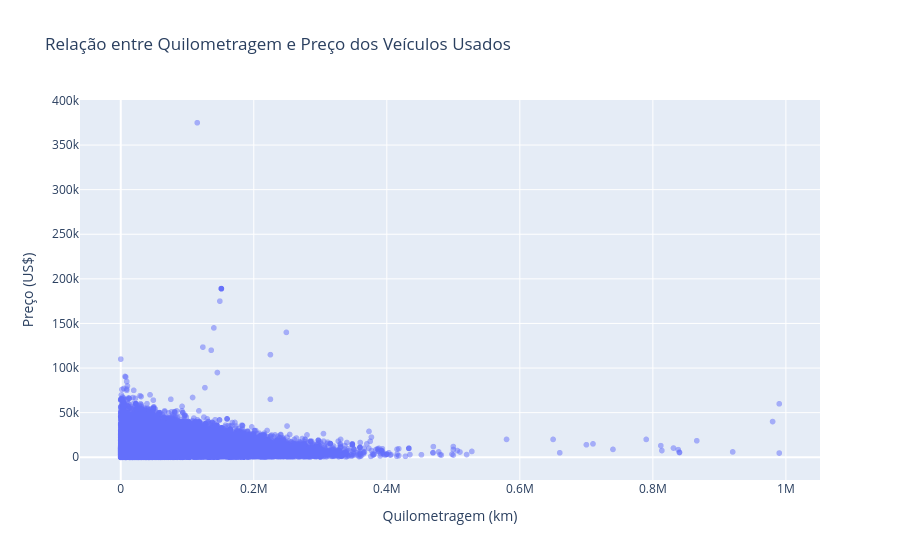

The code cell stored with this chart in its notebook:
### Markdown cell above
## Relação entre Quilometragem e Preço dos Veículos Usados

O gráfico de dispersão apresenta a relação entre a quilometragem dos veículos (odômetro) e seus respectivos preços.

É possível observar uma tendência de redução do preço conforme a quilometragem aumenta, indicando que veículos mais rodados geralmente possuem menor valor de mercado. Também existem alguns pontos fora do padrão, representando veículos com preços elevados mesmo apresentando alta quilometragem, que podem estar relacionados a características específicas como marca, modelo ou estado de conservação.

### Code cell
fig = px.scatter(
    df,
    x='odometer',
    y='price',
    title='Relação entre Quilometragem e Preço dos Veículos Usados',
    labels={
        'odometer': 'Quilometragem (km)',
        'price': 'Preço (US$)'
    },
    opacity=0.5,
)

fig.show()

### Figure 1 — Plotly figure (JSON) as saved in the notebook; plotly's stock layout.template omitted (floating-point values rounded to 4 significant figures; data arrays with more than 128 entries replaced by an {"elided": "..."} marker saying what was removed)
{"data": [{"hovertemplate": "Quilometragem (km)=%{x}<br>Preço (US$)=%{y}<extra></extra>", "legendgroup": "", "marker": {"color": "#636efa", "opacity": 0.5, "symbol": "circle"}, "mode": "markers", "name": "", "showlegend": false, "type": "scattergl", "x": {"elided": "51525 float values"}, "xaxis": "x", "y": {"elided": "51525 int values"}, "yaxis": "y"}], "layout": {"legend": {"tracegroupgap": 0}, "title": {"text": "Relação entre Quilometragem e Preço dos Veículos Usados"}, "xaxis": {"anchor": "y", "domain": [0, 1], "title": {"text": "Quilometragem (km)"}}, "yaxis": {"anchor": "x", "domain": [0, 1], "title": {"text": "Preço (US$)"}}}}
